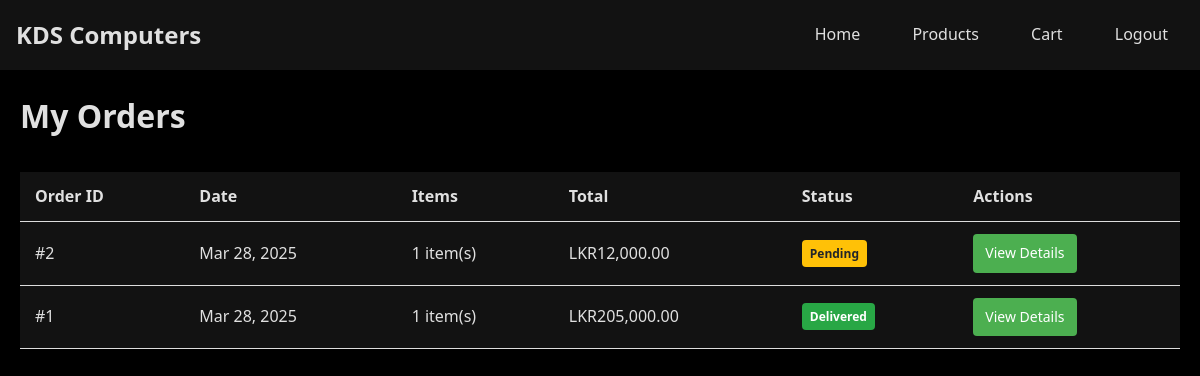
Page /my_orders.php (signed in) on the committed database.
### tables this page shows
CREATE TABLE IF NOT EXISTS `orders` (
  `id` int(11) NOT NULL,
  `user_id` int(11) DEFAULT NULL,
  `total_amount` decimal(10,2) NOT NULL,
  `status` enum('pending','processing','shipped','delivered','cancelled') DEFAULT 'pending',
  `created_at` timestamp NOT NULL DEFAULT CURRENT_TIMESTAMP
);

### my_orders.php (the view, shortened to what this page needs)
<?php
if (file_exists('config/database.php')) {
    require_once 'config/database.php';
} else {
    $host = 'localhost';
    $dbname = 'kds_store';
    $username = 'root';
    $password = '';
    try {
        $conn = new PDO("mysql:host=$host;dbname=$dbname", $username, $password);
        $conn->setAttribute(PDO::ATTR_ERRMODE, PDO::ERRMODE_EXCEPTION);
    } catch(PDOException $e) {
        die("Connection failed: " . $e->getMessage());
    }
}
$stmt = $conn->query("DESCRIBE orders");
$columns = $stmt->fetchAll(PDO::FETCH_COLUMN);
$dateColumn = 'id';
foreach ($columns as $column) {
    if (strpos(strtolower($column), 'date') !== false || $column == 'created_at') {
        $dateColumn = $column;
        break;
    }
}
$stmt = $conn->prepare("
    SELECT o.*, COUNT(oi.id) as item_count
    FROM orders o
    LEFT JOIN order_items oi ON o.id = oi.order_id
    WHERE o.user_id = ?
    GROUP BY o.id
    ORDER BY o.$dateColumn DESC
");
$stmt->execute([$_SESSION['user_id']]);
$orders = $stmt->fetchAll(PDO::FETCH_ASSOC);
function isLoggedIn() {
    return isset($_SESSION['user_id']);
}
?>
<!DOCTYPE html>
<html lang="en">
<head>
    <link rel="stylesheet" href="css/style.css">
</head>
<body>
<header>
        <nav>
            <div class="logo">
                <h1>KDS Computers</h1>
            </div>
            <div class="nav-links">
                <a href="index.php">Home</a>
                <a href="products.php">Products</a>
                <?php if (isLoggedIn()): ?>
                    <a href="cart.php"><i class="fas fa-shopping-cart"></i> Cart</a>
                    <a href="logout.php">Logout</a>
                <?php else: ?>
                    <a href="login.php">Login</a>
                    <a href="register.php">Register</a>
                <?php endif; ?>
            </div>
        </nav>
    </header>
    <main class="container">
        <h1>My Orders</h1>
        <section class="orders-section">
            <?php if (count($orders) > 0): ?>
                <table class="orders-table">
                    <thead>
                        <tr>
                            <th>Order ID</th>
                            <th>Date</th>
                            <th>Items</th>
                            <th>Total</th>
                            <th>Status</th>
                            <th>Actions</th>
                        </tr>
                    </thead>
                    <tbody>
                        <?php foreach ($orders as $order): ?>
                            <tr>
                                <td>#<?php echo $order['id']; ?></td>
                                <td>
                                    <?php
                                    if (isset($order[$dateColumn]) && !empty($order[$dateColumn])) {
                                        echo date('M d, Y', strtotime($order[$dateColumn]));
                                    } else {
                                        echo "Order #" . $order['id'];
                                    }
                                    ?>
                                </td>
                                <td><?php echo $order['item_count']; ?> item(s)</td>
                                <td>LKR<?php echo number_format($order['total_amount'], 2); ?></td>
                                <td>
                                    <?php
                                    $status = isset($order['status']) ? $order['status'] : 'pending';
                                    $statusClass = 'status-' . strtolower($status);
                                    echo '<span class="status-badge ' . $statusClass . '">' . ucfirst($status) . '</span>';
                                    ?>
                                </td>
                                <td>
                                    <a href="order_details.php?id=<?php echo $order['id']; ?>" class="btn">View Details</a>
                                </td>
                            </tr>
                        <?php endforeach; ?>
                    </tbody>
                </table>
            <?php endif; ?>
        </section>
    </main>
</body>
</html>

### css/style.css (style rules this page uses)
:root { --primary-color: #121212; --secondary-color: #3a86ff; --accent-color: #ff006e; --text-color: #e0e0e0; --dark-gray: #1e1e1e; --medium-gray: #333333; --light-gray: #444444; --hover-color: #2a2a2a; }
* { margin: 0; padding: 0; box-sizing: border-box; }
body { font-family: 'Segoe UI', Tahoma, Geneva, Verdana, sans-serif; line-height: 1.6; color: var(--text-color); background-color: black; }
header { background-color: var(--primary-color); padding: 1rem 0; position: sticky; top: 0; z-index: 100; box-shadow: 0 4px 6px rgba(0, 0, 0, 0.5); }
nav { max-width: 1200px; margin: 0 auto; display: flex; justify-content: space-between; align-items: center; padding: 0 1rem; }
.logo h1 { color: var(--text-color); font-size: 1.5rem; }
.nav-links a { color: var(--text-color); text-decoration: none; padding: 0.5rem 1rem; margin-left: 1rem; transition: color 0.3s; border-radius: 4px; }
.btn { display: inline-block; padding: 0.75rem 1.5rem; border: none; border-radius: 5px; cursor: pointer; text-decoration: none; transition: all 0.3s; }

### my_orders.php (style rules this page uses)
.container { max-width: 1200px; margin: 0 auto; padding: 20px; }
.orders-section { margin-top: 30px; background-color: #121212; }
.orders-table { width: 100%; border-collapse: collapse; margin-top: 20px; background-color: #121212; }
.orders-table th, .orders-table td { padding: 12px 15px; text-align: left; border-bottom: 1px solid #ddd; }
.orders-table th { background-color: #121212; font-weight: bold; }
.btn { display: inline-block; padding: 8px 12px; background-color: #4CAF50; color: white; border: none; border-radius: 4px; cursor: pointer; text-decoration: none; font-size: 14px; }
.status-badge { display: inline-block; padding: 4px 8px; border-radius: 4px; font-size: 12px; font-weight: bold; }
.status-pending { background-color: #ffc107; color: #212529; }
.status-delivered { background-color: #28a745; color: white; }

### rows in the picture
orders: id "2", created_at "Mar 28, 2025", item_count "1", total_amount "12,000.00", status "Pending"
orders: id "1", created_at "Mar 28, 2025", item_count "1", total_amount "205,000.00", status "Delivered"
